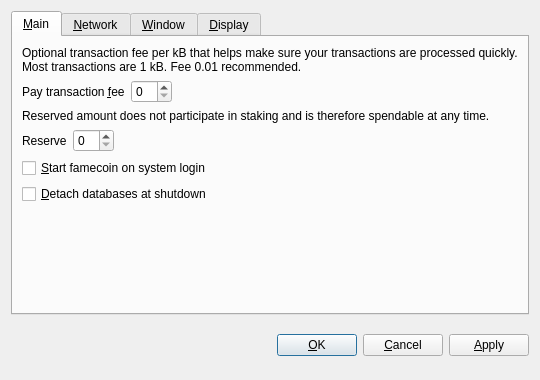
<?xml version="1.0" encoding="UTF-8"?>
<ui version="4.0">
 <class>OptionsDialog</class>
 <widget class="QDialog" name="OptionsDialog">
  <property name="geometry">
   <rect>
    <x>0</x>
    <y>0</y>
    <width>540</width>
    <height>380</height>
   </rect>
  </property>
  <property name="windowTitle">
   <string>Options</string>
  </property>
  <property name="modal">
   <bool>true</bool>
  </property>
  <layout class="QVBoxLayout" name="verticalLayout">
   <item>
    <widget class="QTabWidget" name="tabWidget">
     <property name="tabPosition">
      <enum>QTabWidget::North</enum>
     </property>
     <property name="currentIndex">
      <number>0</number>
     </property>
     <widget class="QWidget" name="tabMain">
      <attribute name="title">
       <string>&amp;Main</string>
      </attribute>
      <layout class="QVBoxLayout" name="verticalLayout_Main">
       <item>
        <widget class="QLabel" name="transactionFeeInfoLabel">
         <property name="text">
          <string>Optional transaction fee per kB that helps make sure your transactions are processed quickly. Most transactions are 1 kB. Fee 0.01 recommended.</string>
         </property>
         <property name="textFormat">
          <enum>Qt::PlainText</enum>
         </property>
         <property name="wordWrap">
          <bool>true</bool>
         </property>
        </widget>
       </item>
       <item>
        <layout class="QHBoxLayout" name="horizontalLayoutFee">
         <item>
          <widget class="QLabel" name="transactionFeeLabel">
           <property name="text">
            <string>Pay transaction &amp;fee</string>
           </property>
           <property name="textFormat">
            <enum>Qt::PlainText</enum>
           </property>
           <property name="buddy">
            <cstring>transactionFee</cstring>
           </property>
          </widget>
         </item>
         <item>
          <widget class="BitcoinAmountField" name="transactionFee"/>
         </item>
         <item>
          <spacer name="horizontalSpacerFee">
           <property name="orientation">
            <enum>Qt::Horizontal</enum>
           </property>
           <property name="sizeHint" stdset="0">
            <size>
             <width>40</width>
             <height>20</height>
            </size>
           </property>
          </spacer>
         </item>
        </layout>
       </item>
       <item>
        <widget class="QLabel" name="reserveBalanceInfoLabel">
         <property name="text">
          <string>Reserved amount does not participate in staking and is therefore spendable at any time.</string>
         </property>
         <property name="textFormat">
          <enum>Qt::PlainText</enum>
         </property>
         <property name="wordWrap">
          <bool>true</bool>
         </property>
        </widget>
       </item>
       <item>
        <layout class="QHBoxLayout" name="horizontalLayoutReserveBalance">
         <item>
          <widget class="QLabel" name="reserveBalanceLabel">
           <property name="text">
            <string>Reserve</string>
           </property>
           <property name="textFormat">
            <enum>Qt::PlainText</enum>
           </property>
           <property name="buddy">
            <cstring>reserveBalance</cstring>
           </property>
          </widget>
         </item>
         <item>
          <widget class="BitcoinAmountField" name="reserveBalance"/>
         </item>
         <item>
          <spacer name="horizontalSpacerReserveBalance">
           <property name="orientation">
            <enum>Qt::Horizontal</enum>
           </property>
           <property name="sizeHint" stdset="0">
            <size>
             <width>40</width>
             <height>20</height>
            </size>
           </property>
          </spacer>
         </item>
        </layout>
       </item>
       <item>
        <widget class="QCheckBox" name="bitcoinAtStartup">
         <property name="toolTip">
          <string>Automatically start famecoin after logging in to the system.</string>
         </property>
         <property name="text">
          <string>&amp;Start famecoin on system login</string>
         </property>
        </widget>
       </item>
       <item>
        <widget class="QCheckBox" name="detachDatabases">
         <property name="toolTip">
          <string>Detach block and address databases at shutdown. This means they can be moved to another data directory, but it slows down shutdown. The wallet is always detached.</string>
         </property>
         <property name="text">
          <string>&amp;Detach databases at shutdown</string>
         </property>
        </widget>
       </item>
       <item>
        <spacer name="verticalSpacer_Main">
         <property name="orientation">
          <enum>Qt::Vertical</enum>
         </property>
         <property name="sizeHint" stdset="0">
          <size>
           <width>20</width>
           <height>40</height>
          </size>
         </property>
        </spacer>
       </item>
      </layout>
     </widget>
     <widget class="QWidget" name="tabNetwork">
      <attribute name="title">
       <string>&amp;Network</string>
      </attribute>
      <layout class="QVBoxLayout" name="verticalLayout_Network">
       <item>
        <widget class="QCheckBox" name="mapPortUpnp">
         <property name="toolTip">
          <string>Automatically open the famecoin client port on the router. This only works when your router supports UPnP and it is enabled.</string>
         </property>
         <property name="text">
          <string>Map port using &amp;UPnP</string>
         </property>
        </widget>
       </item>
       <item>
        <widget class="QCheckBox" name="connectSocks">
         <property name="toolTip">
          <string>Connect to the famecoin network through a SOCKS proxy (e.g. when connecting through Tor).</string>
         </property>
         <property name="text">
          <string>&amp;Connect through SOCKS proxy:</string>
         </property>
        </widget>
       </item>
       <item>
        <layout class="QHBoxLayout" name="horizontalLayout_Network">
         <item>
          <widget class="QLabel" name="proxyIpLabel">
           <property name="text">
            <string>Proxy &amp;IP:</string>
           </property>
           <property name="textFormat">
            <enum>Qt::PlainText</enum>
           </property>
           <property name="buddy">
            <cstring>proxyIp</cstring>
           </property>
          </widget>
         </item>
         <item>
          <widget class="QValidatedLineEdit" name="proxyIp">
           <property name="maximumSize">
            <size>
             <width>140</width>
             <height>16777215</height>
            </size>
           </property>
           <property name="toolTip">
            <string>IP address of the proxy (e.g. 127.0.0.1)</string>
           </property>
          </widget>
         </item>
         <item>
          <widget class="QLabel" name="proxyPortLabel">
           <property name="text">
            <string>&amp;Port:</string>
           </property>
           <property name="textFormat">
            <enum>Qt::PlainText</enum>
           </property>
           <property name="buddy">
            <cstring>proxyPort</cstring>
           </property>
          </widget>
         </item>
         <item>
          <widget class="QLineEdit" name="proxyPort">
           <property name="maximumSize">
            <size>
             <width>55</width>
             <height>16777215</height>
            </size>
           </property>
           <property name="toolTip">
            <string>Port of the proxy (e.g. 9050)</string>
           </property>
          </widget>
         </item>
         <item>
          <widget class="QLabel" name="socksVersionLabel">
           <property name="text">
            <string>SOCKS &amp;Version:</string>
           </property>
           <property name="textFormat">
            <enum>Qt::PlainText</enum>
           </property>
           <property name="buddy">
            <cstring>socksVersion</cstring>
           </property>
          </widget>
         </item>
         <item>
          <widget class="QValueComboBox" name="socksVersion">
           <property name="toolTip">
            <string>SOCKS version of the proxy (e.g. 5)</string>
           </property>
          </widget>
         </item>
         <item>
          <spacer name="horizontalSpacer_Network">
           <property name="orientation">
            <enum>Qt::Horizontal</enum>
           </property>
           <property name="sizeHint" stdset="0">
            <size>
             <width>40</width>
             <height>20</height>
            </size>
           </property>
          </spacer>
         </item>
        </layout>
       </item>
       <item>
        <spacer name="verticalSpacer_Network">
         <property name="orientation">
          <enum>Qt::Vertical</enum>
         </property>
         <property name="sizeHint" stdset="0">
          <size>
           <width>20</width>
           <height>40</height>
          </size>
         </property>
        </spacer>
       </item>
      </layout>
     </widget>
     <widget class="QWidget" name="tabWindow">
      <attribute name="title">
       <string>&amp;Window</string>
      </attribute>
      <layout class="QVBoxLayout" name="verticalLayout_Window">
       <item>
        <widget class="QCheckBox" name="minimizeToTray">
         <property name="toolTip">
          <string>Show only a tray icon after minimizing the window.</string>
         </property>
         <property name="text">
          <string>&amp;Minimize to the tray instead of the taskbar</string>
         </property>
        </widget>
       </item>
       <item>
        <widget class="QCheckBox" name="minimizeOnClose">
         <property name="toolTip">
          <string>Minimize instead of exit the application when the window is closed. When this option is enabled, the application will be closed only after selecting Quit in the menu.</string>
         </property>
         <property name="text">
          <string>M&amp;inimize on close</string>
         </property>
        </widget>
       </item>
       <item>
        <spacer name="verticalSpacer_Window">
         <property name="orientation">
          <enum>Qt::Vertical</enum>
         </property>
         <property name="sizeHint" stdset="0">
          <size>
           <width>20</width>
           <height>40</height>
          </size>
         </property>
        </spacer>
       </item>
      </layout>
     </widget>
     <widget class="QWidget" name="tabDisplay">
      <attribute name="title">
       <string>&amp;Display</string>
      </attribute>
      <layout class="QVBoxLayout" name="verticalLayout_Display">
       <item>
        <layout class="QHBoxLayout" name="horizontalLayout_1_Display">
         <item>
          <widget class="QLabel" name="langLabel">
           <property name="text">
            <string>User Interface &amp;language:</string>
           </property>
           <property name="textFormat">
            <enum>Qt::PlainText</enum>
           </property>
           <property name="buddy">
            <cstring>lang</cstring>
           </property>
          </widget>
         </item>
         <item>
          <widget class="QValueComboBox" name="lang">
           <property name="toolTip">
            <string>The user interface language can be set here. This setting will take effect after restarting famecoin.</string>
           </property>
          </widget>
         </item>
        </layout>
       </item>
       <item>
        <layout class="QHBoxLayout" name="horizontalLayout_2_Display">
         <item>
          <widget class="QLabel" name="unitLabel">
           <property name="text">
            <string>&amp;Unit to show amounts in:</string>
           </property>
           <property name="textFormat">
            <enum>Qt::PlainText</enum>
           </property>
           <property name="buddy">
            <cstring>unit</cstring>
           </property>
          </widget>
         </item>
         <item>
          <widget class="QValueComboBox" name="unit">
           <property name="toolTip">
            <string>Choose the default subdivision unit to show in the interface and when sending coins.</string>
           </property>
          </widget>
         </item>
        </layout>
       </item>
       <item>
        <widget class="QCheckBox" name="displayAddresses">
         <property name="toolTip">
          <string>Whether to show famecoin addresses in the transaction list or not.</string>
         </property>
         <property name="text">
          <string>&amp;Display addresses in transaction list</string>
         </property>
        </widget>
       </item>
       <item>
        <widget class="QCheckBox" name="coinControlFeatures">
         <property name="toolTip">
          <string>Whether to show coin control features or not.</string>
         </property>
         <property name="text">
          <string>Display coin &amp;control features (experts only!)</string>
         </property>
        </widget>
       </item>
       <item>
        <spacer name="verticalSpacer_Display">
         <property name="orientation">
          <enum>Qt::Vertical</enum>
         </property>
         <property name="sizeHint" stdset="0">
          <size>
           <width>20</width>
           <height>40</height>
          </size>
         </property>
        </spacer>
       </item>
      </layout>
     </widget>
    </widget>
   </item>
   <item>
    <layout class="QHBoxLayout" name="horizontalLayout_Buttons">
     <item>
      <spacer name="horizontalSpacer_1">
       <property name="orientation">
        <enum>Qt::Horizontal</enum>
       </property>
       <property name="sizeHint" stdset="0">
        <size>
         <width>40</width>
         <height>48</height>
        </size>
       </property>
      </spacer>
     </item>
     <item>
      <widget class="QLabel" name="statusLabel">
       <property name="font">
        <font>
         <weight>75</weight>
         <bold>true</bold>
        </font>
       </property>
       <property name="text">
        <string/>
       </property>
       <property name="textFormat">
        <enum>Qt::PlainText</enum>
       </property>
       <property name="wordWrap">
        <bool>true</bool>
       </property>
      </widget>
     </item>
     <item>
      <spacer name="horizontalSpacer_2">
       <property name="orientation">
        <enum>Qt::Horizontal</enum>
       </property>
       <property name="sizeHint" stdset="0">
        <size>
         <width>40</width>
         <height>48</height>
        </size>
       </property>
      </spacer>
     </item>
     <item>
      <widget class="QPushButton" name="okButton">
       <property name="text">
        <string>&amp;OK</string>
       </property>
      </widget>
     </item>
     <item>
      <widget class="QPushButton" name="cancelButton">
       <property name="text">
        <string>&amp;Cancel</string>
       </property>
       <property name="autoDefault">
        <bool>false</bool>
       </property>
      </widget>
     </item>
     <item>
      <widget class="QPushButton" name="applyButton">
       <property name="text">
        <string>&amp;Apply</string>
       </property>
       <property name="autoDefault">
        <bool>false</bool>
       </property>
      </widget>
     </item>
    </layout>
   </item>
  </layout>
 </widget>
 <customwidgets>
  <customwidget>
   <class>BitcoinAmountField</class>
   <extends>QSpinBox</extends>
   <header>bitcoinamountfield.h</header>
  </customwidget>
  <customwidget>
   <class>QValueComboBox</class>
   <extends>QComboBox</extends>
   <header>qvaluecombobox.h</header>
  </customwidget>
  <customwidget>
   <class>QValidatedLineEdit</class>
   <extends>QLineEdit</extends>
   <header>qvalidatedlineedit.h</header>
  </customwidget>
 </customwidgets>
 <resources/>
 <connections/>
</ui>
